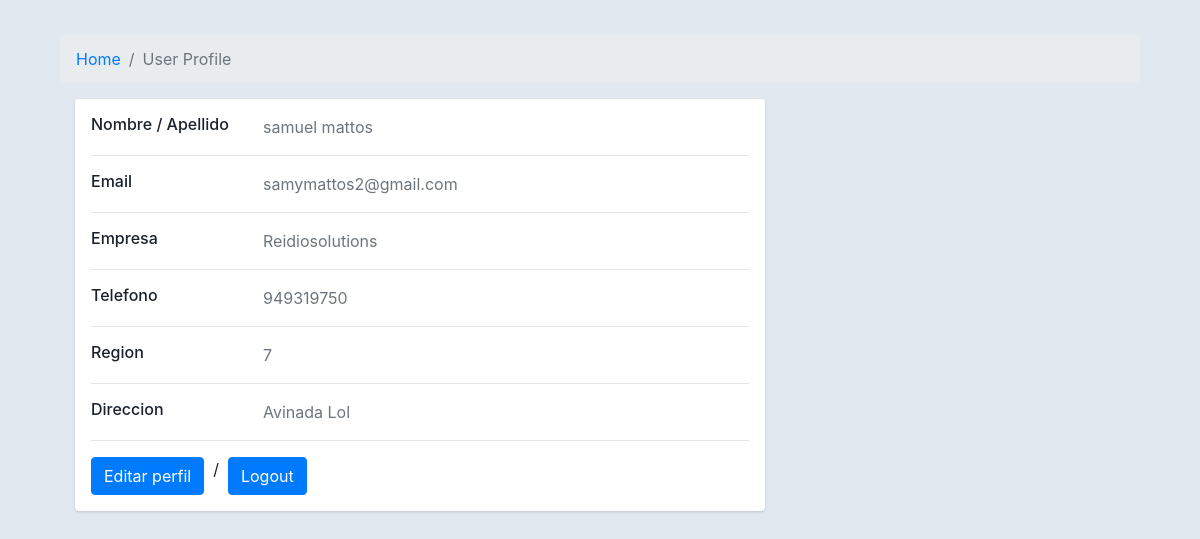
Page /users/Perfil/ (signed in) on the committed database.
### users/models.py (models this page shows, shortened)
class Perfil(models.Model):
    Regiones = (
        (1, "Arica y Parinacota"),
        (2, "Tarapacá"),
        (3, "Antofagasta"),
        (4, "Atacama"),
        (5, "Coquimbo"),
        (6, "Valparaíso"),
        (7, "Región Metropolitana de Santiago"),
        (8, "Libertador General Bernardo O'Higgins"),
        (9, "Maule"),
        (10, "Ñuble"),
        (11, "Biobío"),
        (12, "La Araucanía"),
        (13, "Los Ríos"),
        (14, "Los Lagos"),
        (15, "Aysén del General Carlos Ibáñez del Campo"),
        (16, "Magallanes y de la Antártica Chilena")
    )
    PerfilID = models.AutoField(primary_key=True, verbose_name='PerfilID')
    User = models.OneToOneField(settings.AUTH_USER_MODEL, to_field='UserID', on_delete=models.CASCADE)
    Nombre = models.CharField(verbose_name="Nombre cliente", max_length=30)
    Apellido = models.CharField(verbose_name="Apellido cliente", max_length=30)
    Empresa = models.CharField(verbose_name='Empresa', max_length=60, unique=False, null=True)
    Telefono = models.CharField(verbose_name="Telefono cliente", max_length=30)
    Region = models.IntegerField(verbose_name='Region', choices=Regiones, default=7, null=True)
    Direccion = models.CharField(verbose_name="Direccion cliente", max_length=30)

class Usuario(AbstractBaseUser, PermissionsMixin):
    ROL = (
        ('ADMINISTRADOR', 'Admin'),
        ('VENDEDOR', 'Seller'),
        ('CLIENTE', 'Cliente'),
    )
    UserID = models.AutoField(verbose_name='UserID', primary_key=True)
    email = models.EmailField(verbose_name='Email', max_length=60, unique=True)
    username = models.CharField(verbose_name='username', max_length=30, unique=True)
    userType = models.CharField(verbose_name='Tipo de usuario', max_length=25, choices=ROL, default='CLIENTE')
    is_active= models.BooleanField(default=False)
    is_staff=models.BooleanField(default=False)
    creado= models.DateTimeField(auto_now_add=True)
    actualizado = models.DateTimeField(auto_now=True)
    objects = ManejoDeCuentas()
    USERNAME_FIELD = 'email' # Toma el rol de nombre de usuario
    REQUIRED_FIELDS = ["username"] # Campos requeridos
    class Meta:
        verbose_name = "Cuentas"
        verbose_name_plural = "Cuentas"

### users/views.py (the view)
# urls.py: path('Perfil/', views.verPerfil, name='perfil'),
def verPerfil(request):
    perfil = Perfil.objects.get(User=request.user)
    contexto = {'perfil': perfil}
    return render(request, 'perfil/perfil.html', contexto)

### users/templates/perfil/perfil.html (shortened to what this page needs)
{% load static %}
<!DOCTYPE html>
<html lang="en">
<head>
</head>
<body>
    <!DOCTYPE html>
    <html lang="en">
    <head>
        <link href="https://cdn.jsdelivr.net/npm/bootstrap@4.4.1/dist/css/bootstrap.min.css" rel="stylesheet">
    </head>
        <div class="container">
            <div class="main-body">
                <nav aria-label="breadcrumb" class="main-breadcrumb">
                    <ol class="breadcrumb">
                        <li class="breadcrumb-item"><a href="{% url 'home'%}">Home</a></li>
                        <li class="breadcrumb-item active" aria-current="page">User Profile</li>
                    </ol>
                </nav>
                <div class="col-md-8">
                    <div class="card mb-3">
                        <div class="card-body">
                            <div class="row">
                                <div class="col-sm-3">
                                    <h6 class="mb-0">Nombre / Apellido</h6>
                                </div>
                                <div class="col-sm-9 text-secondary">
                                    {{perfil.Nombre}}&nbsp;{{perfil.Apellido}}
                                </div>
                            </div>
                            <hr>
                            <div class="row">
                                <div class="col-sm-3">
                                    <h6 class="mb-0">Email</h6>
                                </div>
                                <div class="col-sm-9 text-secondary">
                                    {{request.user.email}}
                                </div>
                            </div>
                            <hr>
                            <div class="row">
                                <div class="col-sm-3">
                                    <h6 class="mb-0">Empresa</h6>
                                </div>
                                <div class="col-sm-9 text-secondary">
                                    {{perfil.Empresa}}
                                </div>
                            </div>
                            <hr>
                            <div class="row">
                                <div class="col-sm-3">
                                    <h6 class="mb-0">Telefono</h6>
                                </div>
                                <div class="col-sm-9 text-secondary">
                                    {{perfil.Telefono}}
                                </div>
                            </div>
                            <hr>
                            <div class="row">
                                <div class="col-sm-3">
                                    <h6 class="mb-0">Region</h6>
                                </div>
                                <div class="col-sm-9 text-secondary">
                                    {{perfil.Region}}
                                </div>
                            </div>
                            <hr>
                            <div class="row">
                                <div class="col-sm-3">
                                    <h6 class="mb-0">Direccion</h6>
                                </div>
                                <div class="col-sm-9 text-secondary">
                                    {{perfil.Direccion}}
                                </div>
                            </div>
                            <hr>
                            <div class="d-flex gap-2">
                                <button class="btn btn-primary">
                                    <a style="text-decoration: none; color: white;" href="{% url 'EditarPerfil' %}">Editar perfil</a>
                                </button>
                                &nbsp; / &nbsp;
                                <form method="POST" action="{% url 'logout' %}">
                                    <button class="btn btn-primary" type="submit">Logout</button>
                                </form>
                            </div>
                        </div>
                    </div>
                </div>
            </div>
        </div>
</body>
</html>

### users/templates/perfil/perfil.html (style rules this page uses)
body { margin-top: 20px; color: #1a202c; text-align: left; background-color: #e2e8f0; }
.main-body { padding: 15px; }
.card { box-shadow: 0 1px 3px 0 rgba(0, 0, 0, .1), 0 1px 2px 0 rgba(0, 0, 0, .06); }
.card { position: relative; display: flex; flex-direction: column; min-width: 0; word-wrap: break-word; background-color: #fff; background-clip: border-box; border: 0 solid rgba(0, 0, 0, .125); border-radius: .25rem; }
.card-body { flex: 1 1 auto; min-height: 1px; padding: 1rem; }
.mb-3, .my-3 { margin-bottom: 1rem !important; }

### rows in the picture
Perfil: Nombre "samuel", Apellido "mattos", Empresa "Reidiosolutions", Telefono "949319750", Region "7", Direccion "Avinada Lol"
Usuario: user.email "samymattos2@gmail.com"
